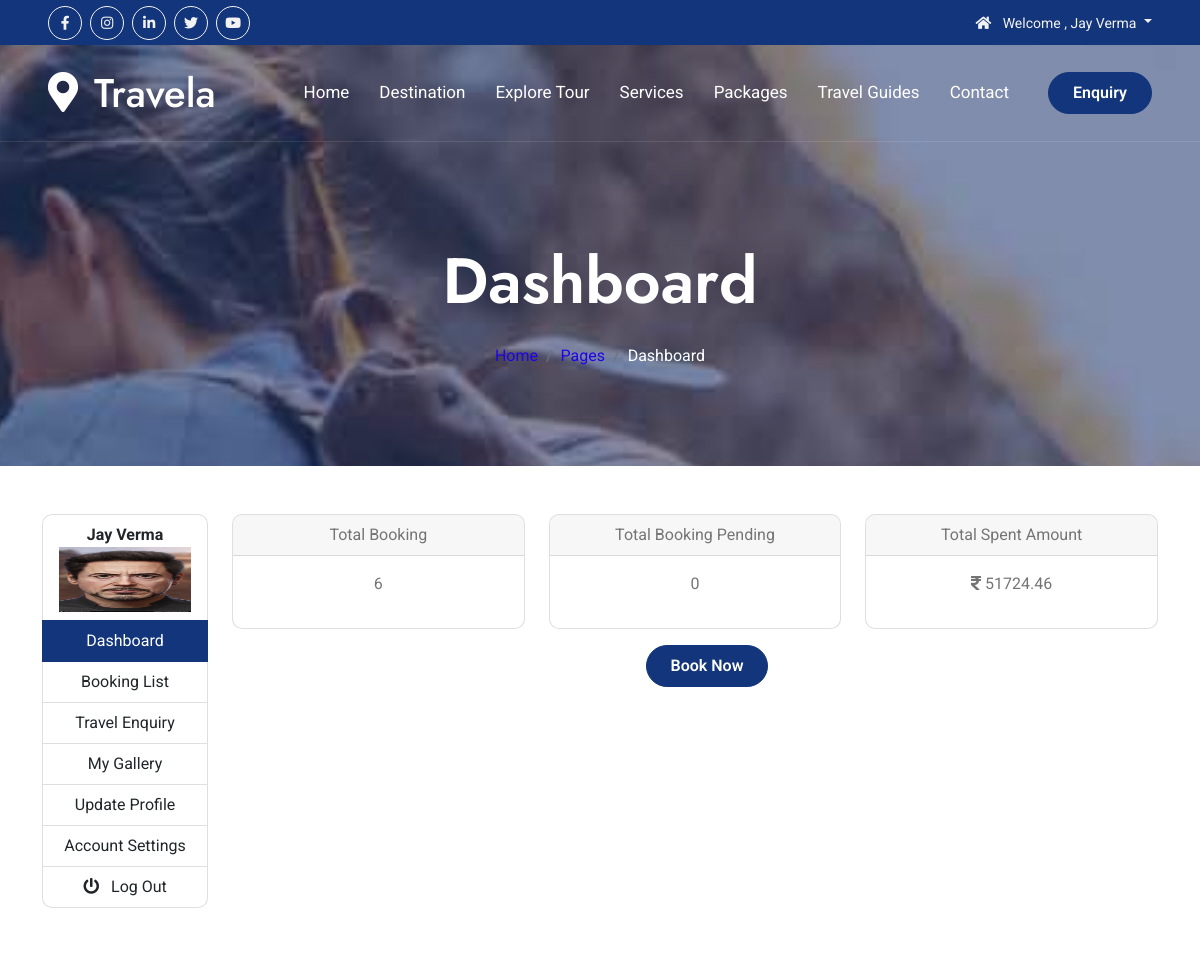
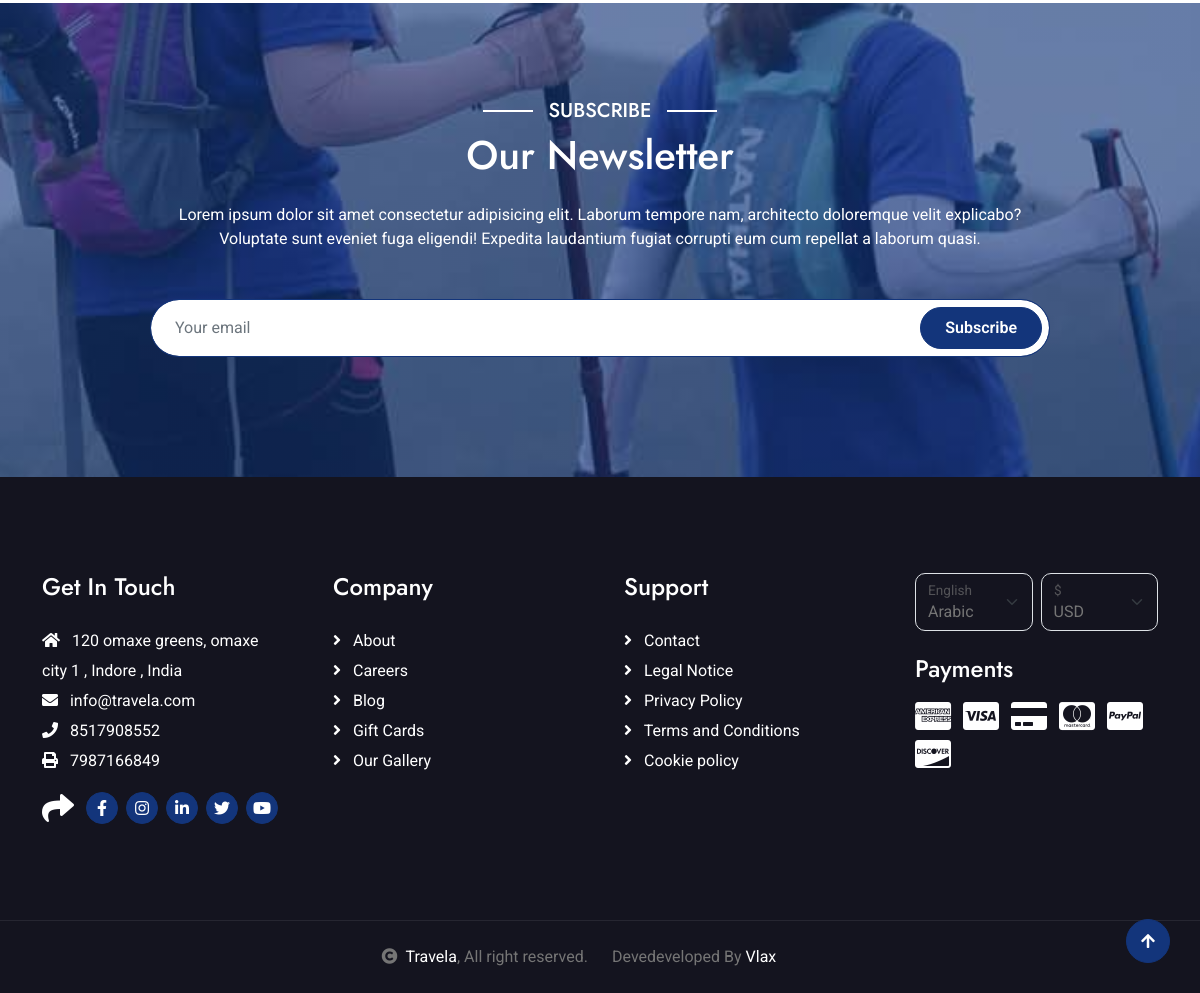
/dashboard/ (signed in), run on the app's committed database (2 pictures, top to bottom).
### setting/models.py (models this page shows, shortened)
class SocialMediaLink(models.Model):
    social_media_title = models.CharField(max_length=50, verbose_name='Social Media Platform')
    social_media_url = models.CharField(max_length=50, verbose_name='Social Media URL')
    social_media_icon = models.CharField(max_length=50, verbose_name='Social Media icon')
    is_active = models.BooleanField(default=True)
    class Meta:
        verbose_name = 'Social Media Link'
        verbose_name_plural = 'Social Media Links'
        ordering = ['social_media_title']  # Order by platform name

class Setting(models.Model):
    site_name = models.CharField(max_length=100, verbose_name='Site Name')
    site_keywords = models.CharField(max_length=255, verbose_name='Site Keywords')
    site_email = models.EmailField(verbose_name='Site Email')
    site_hr_email = models.EmailField(verbose_name='Hr Email')
    site_phone = models.CharField(max_length=20, verbose_name='Site Phone')
    site_fax = models.CharField(max_length=20, verbose_name='Site FAX')
    site_address = models.CharField(max_length=255, verbose_name='Site Address')
    site_contry = models.CharField(max_length=255, verbose_name='Contry')
    site_city = models.CharField(max_length=255, verbose_name='City')
    site_logo = models.FileField(upload_to=logo_image_upload_path,max_length=250,null=True,default=None)
    site_description = models.TextField(verbose_name='Site Description')
    class Meta:
        verbose_name = 'Web Setting'
        verbose_name_plural = 'Website Setting'
        ordering = ['site_name']  # Order by site name

### authUsers/models.py (models this page shows, shortened)
class UserProfile(models.Model):
    user = models.OneToOneField(User, on_delete=models.CASCADE)
    country = models.ForeignKey(Countries, on_delete=models.SET_NULL, null=True, blank=True, related_name='user_country')
    address = models.CharField(max_length=255, blank=True)
    phone = models.CharField(max_length=15, blank=True)
    profile_image = models.FileField(upload_to=user_image_upload_path, max_length=250, null=True, default=None)

### dj_19/views.py (the view)
# urls.py: path('dashboard/', views.dashboard, name='dashboard'),
@login_required(login_url='loginPage')
def dashboard(request):
    booking_stats = BookingList.objects.filter(user=request.user).aggregate(
        total_bookings=Count('id'),
        total_amount=Sum('total_amount')
    )
    total_booking = booking_stats['total_bookings']
    total_booking_amount = booking_stats['total_amount'] or 0
    total_enquiry = TravelEnquiry.objects.filter(user=request.user).exclude(id__in=BookingList.objects.values_list('TravelEnquiry_id', flat=True)).count()
    return render(request, 'pages/userInfo/dashboard.html', {'title': 'Dashboard', 'breadcrumb_title': 'Dashboard','total_booking':total_booking,'total_enquiry':total_enquiry,'total_booking_amount':total_booking_amount})

### templates/pages/userInfo/dashboard.html
{% extends 'main_templates.html' %}
{% block content %}
{% load static %}
{% include 'include/breadcrumb.html' %}
<div class="container-fluid py-5">
   <div class="container py-0 text-center">
         <div class="row">
            {% include 'pages/userInfo/side_bar.html' %}
            <div class="col-lg-10 col-md-12">
                  <div class="row">
                        <div class="col-lg-4 col-md-12">
                              <div class="card">
                                 <div class="card-header">
                                    Total Booking
                                 </div>
                                 <div class="card-body">
                                    <p>{{total_booking}}</p>
                                 </div>
                              </div>
                        </div>
                        <div class="col-lg-4 col-md-12">
                              <div class="card">
                                 <div class="card-header">
                                    Total Booking Pending
                                 </div>
                                 <div class="card-body">
                                    <p>{{total_enquiry}}</p>
                                 </div>
                              </div>
                        </div>
                        <div class="col-lg-4 col-md-12">
                              <div class="card">
                                 <div class="card-header">
                                    Total Spent Amount
                                 </div>
                                 <div class="card-body">
                                    <p><i class="fa fa-rupee-sign"></i> {{total_booking_amount|floatformat:2}}</p>
                                 </div>
                              </div>
                        </div>
                  </div>
                  <div class="row mt-3">
                        <div class="col-lg-12 col-md-12 text-center">
                           <a href="{% url 'booking' %}" class="btn btn-primary rounded-pill py-2 px-4 ms-lg-4">Book Now</a>
                        </div>
                  </div>
            </div>
         </div>
   </div>
</div>
{% endblock %}

### templates/include/topbar.html (shortened to what this page needs)
<div class="container-fluid bg-primary px-5 d-none d-lg-block">
            <div class="row gx-0">
                <div class="col-lg-8 text-center text-lg-start mb-2 mb-lg-0">
                    <div class="d-inline-flex align-items-center" style="height: 45px;">
                        {% for linkInfo in social_links %}
                        <a class="btn btn-sm btn-outline-light btn-sm-square rounded-circle me-2" href="{{linkInfo.social_media_url}}" target="_blank"><i class="{{linkInfo.social_media_icon}} fw-normal"></i></a>
                        {% endfor %}
                    </div>
                </div>
                <div class="col-lg-4 text-center text-lg-end">
                    <div class="d-inline-flex align-items-center" style="height: 45px;">
                        {% if user.is_authenticated and not user.is_superuser %}
                        <div class="dropdown">
                            <a href="#" class="dropdown-toggle text-light" data-bs-toggle="dropdown"><small><i class="fa fa-home me-2"></i> Welcome , {{request.user.first_name |capfirst}} {{request.user.last_name |capfirst}} </small></a>
                        </div>
                        {% endif %}
                    </div>
                </div>
            </div>
        </div>

### templates/include/navbar.html (shortened to what this page needs)
 <nav class="navbar navbar-expand-lg navbar-light px-4 px-lg-5 py-3 py-lg-0">
                <a href="" class="navbar-brand p-0">
                    <h1 class="m-0"><i class="fa fa-map-marker-alt me-3"></i>{{ site_name|default:'Travela & Tourism' }}</h1>
                </a>
                <div class="collapse navbar-collapse" id="navbarCollapse">
                    <div class="navbar-nav ms-auto py-0">
                        <a href="{% url 'home' %}" class="nav-item nav-link {% if request.path == '/' %} active {% endif %} ">Home</a>
                        <a href="{% url 'destination' %}" class="nav-item nav-link {% if '/destination/' in request.path  %} active {% endif %}">Destination</a>
                        <a href="{% url 'exploreTour' %}" class="nav-item nav-link {% if request.path == '/explore-tour/' %} active {% endif %}">Explore Tour</a>
                        <a href="{% url 'services' %}" class="nav-item nav-link {% if '/services/' in request.path %} active {% endif %}">Services </a>
                        <a href="{% url 'packages_list' %}" class="nav-item nav-link {% if '/packages/' in request.path %} active {% endif %}">Packages</a>
                        <a href="{% url 'travelGuides' %}" class="nav-item nav-link {% if '/guide/' in request.path or request.path == '/travel-guides/' %}active{% endif %}">Travel Guides</a>
                        <a href="{% url 'contact' %}" class="nav-item nav-link {% if request.path == '/contact/' %} active {% endif %}">Contact</a>
                    </div>
                    <a href="{% url 'booking' %}" class="btn btn-primary rounded-pill py-2 px-4 ms-lg-4">Enquiry</a>
                </div>
            </nav>

### templates/pages/userInfo/side_bar.html
{% load static %}
<div class="col-lg-2 col-md-12">
    <div class="d-flex">
        <div class="list-group w-100 text-center">
            <a href="#" class="list-group-item list-group-item-action">
                <b>{{ request.user.first_name|capfirst }} {{ request.user.last_name|capfirst }}</b>
                {% if UserProfileInfo.profile_image %}
                  <img src="{{ UserProfileInfo.profile_image.url }}" class="img-fluid w-100" style="height:65px !important" alt="" >
                {% else %}
                    <img src="{% static 'default_testimonial.jpg' %}" class="img-fluid w-100" style="height:65px !important" alt="">
                {% endif %}
            </a>
            <a href="{% url 'dashboard' %}" class="list-group-item list-group-item-action {% if request.path == '/dashboard/' %} active {% endif %}" aria-current="true"> Dashboard </a>
            <a href="{% url 'bookingList' %}" class="list-group-item list-group-item-action {% if request.path == '/booking-list/' %} active {% endif %}">Booking List</a>
            <a href="{% url 'travelEnquiry' %}" class="list-group-item list-group-item-action {% if request.path == '/travel-enquiry/' %} active {% endif %}"> Travel Enquiry </a>
            <a href="{% url 'userGallery' %}" class="list-group-item list-group-item-action {% if request.path == '/user-gallery/' %} active {% endif %}">My Gallery</a>
            <a href="{% url 'userProfile' %}" class="list-group-item list-group-item-action {% if request.path == '/user-profile/' %} active {% endif %}"> Update Profile</a>
            <a href="{% url 'changePassword' %}" class="list-group-item list-group-item-action {% if request.path == '/change-password/' %} active {% endif %}"> Account Settings</a>
            <a href="{% url 'logout' %}" class="list-group-item list-group-item-action"><i class="fas fa-power-off me-2"></i>  Log Out</a>
        </div>
    </div>
</div>

### templates/include/footer.html (shortened to what this page needs)
<div class="container-fluid footer py-5">
    <div class="container py-5">
        <div class="row g-5">
            <div class="col-md-6 col-lg-6 col-xl-3">
                <div class="footer-item d-flex flex-column">
                    <h4 class="mb-4 text-white">Get In Touch</h4>
                    <a href=""><i class="fas fa-home me-2"></i> {{site_address}} , {{site_city}} , {{site_contry}}</a>
                    <a href=""><i class="fas fa-envelope me-2"></i> {{site_email}}</a>
                    <a href=""><i class="fas fa-phone me-2"></i> {{site_phone}}</a>
                    <a href="" class="mb-3"><i class="fas fa-print me-2"></i> {{site_fax}}</a>
                    <div class="d-flex align-items-center">
                        <i class="fas fa-share fa-2x text-white me-2"></i>
                        {% for linkInfo in social_links %}
                        <a class="btn-square btn btn-primary rounded-circle mx-1" href="{{linkInfo.social_media_url}}" target="_blank"><i class="{{linkInfo.social_media_icon}}"></i></a>
                        {% endfor %}
                    </div>
                </div>
            </div>
            <div class="col-md-6 col-lg-6 col-xl-3">
                <div class="footer-item d-flex flex-column">
                    <h4 class="mb-4 text-white">Company</h4>
                    <a href="{% url 'about' %}"><i class="fas fa-angle-right me-2"></i> About</a>
                    <a href="{% url 'careers' %}"><i class="fas fa-angle-right me-2"></i> Careers</a>
                    <a href="{% url 'blog' %}"><i class="fas fa-angle-right me-2"></i> Blog</a>
                    <a href="#"><i class="fas fa-angle-right me-2"></i> Gift Cards</a>
                    <a href="{% url 'gallery' %}"><i class="fas fa-angle-right me-2"></i> Our Gallery</a>
                </div>
            </div>
            <div class="col-md-6 col-lg-6 col-xl-3">
                <div class="footer-item d-flex flex-column">
                    <h4 class="mb-4 text-white">Support</h4>
                    <a href="{% url 'contact' %}"><i class="fas fa-angle-right me-2"></i> Contact</a>
                    <a href="{% url 'cmsContent' slug='legal-notice' %}"><i class="fas fa-angle-right me-2"></i> Legal Notice</a>
                    <a href="{% url 'cmsContent' slug='privacy-policy' %}"><i class="fas fa-angle-right me-2"></i> Privacy Policy</a>
                    <a href="{% url 'cmsContent' slug='terms-and-conditions' %}"><i class="fas fa-angle-right me-2"></i> Terms and Conditions</a>
                    <a href="{% url 'cmsContent' slug='cookie-policy' %}"><i class="fas fa-angle-right me-2"></i> Cookie policy</a>
                </div>
            </div>
            <div class="col-md-6 col-lg-6 col-xl-3">
                <div class="footer-item">
                    <div class="row gy-3 gx-2 mb-4">
                        <div class="col-xl-6">
                            <form>
                                <div class="form-floating">
                                    <select class="form-select bg-dark border">
                                        <option value="1">Arabic</option>
                                    </select>
                                    <label>English</label>
                                </div>
                            </form>
                        </div>
                        <div class="col-xl-6">
                            <form>
                                <div class="form-floating">
                                    <select class="form-select bg-dark border">
                                        <option value="1">USD</option>
                                    </select>
                                    <label>$</label>
                                </div>
                            </form>
                        </div>
                    </div>
                    <h4 class="text-white mb-3">Payments</h4>
                    <div class="footer-bank-card">
                        <a href="#" class="text-white me-2"><i class="fab fa-cc-amex fa-2x"></i></a>
                        <a href="#" class="text-white me-2"><i class="fab fa-cc-visa fa-2x"></i></a>
                        <a href="#" class="text-white me-2"><i class="fas fa-credit-card fa-2x"></i></a>
                        <a href="#" class="text-white me-2"><i class="fab fa-cc-mastercard fa-2x"></i></a>
                        <a href="#" class="text-white me-2"><i class="fab fa-cc-paypal fa-2x"></i></a>
                        <a href="#" class="text-white"><i class="fab fa-cc-discover fa-2x"></i></a>
                    </div>
                </div>
            </div>
        </div>
    </div>
</div>

### templates/include/copyright.html
<div class="container-fluid copyright text-body py-4">
<div class="container">
    <div class="row g-4 align-items-center">
        <div class="col-md-6 text-center text-md-end mb-md-0">
            <i class="fas fa-copyright me-2"></i><a class="text-white" href="#">{{ site_name|default:'Travela & Tourism' }}</a>, All right reserved.
        </div>
        <div class="col-md-6 text-center text-md-start">
            Devedeveloped By <a class="text-white" href="{{devedeveloped_url}}" target="_blank">{{devedeveloped_by}}</a>
        </div>
    </div>
</div>
</div>

### data on the page
Setting: site_name "Travela", site_address "120 omaxe greens, omaxe city 1", site_city "Indore", site_contry "India", site_email "info@travela.com", site_phone "8517908552", site_fax "7987166849"
UserProfile: profile_image (picture)

### other printed values
{{ request.user.first_name |capfirst }} "Jay"
{{ request.user.last_name |capfirst }} "Verma"
{{ breadcrumb_title }} "Dashboard"
{{ title }} "Dashboard"
{{ request.user.first_name|capfirst }} "Jay"
{{ request.user.last_name|capfirst }} "Verma"
{{ total_booking }} "6"
{{ total_enquiry }} "0"
{{ total_booking_amount|floatformat:2 }} "51724.46"
{{ devedeveloped_by }} "Vlax"
